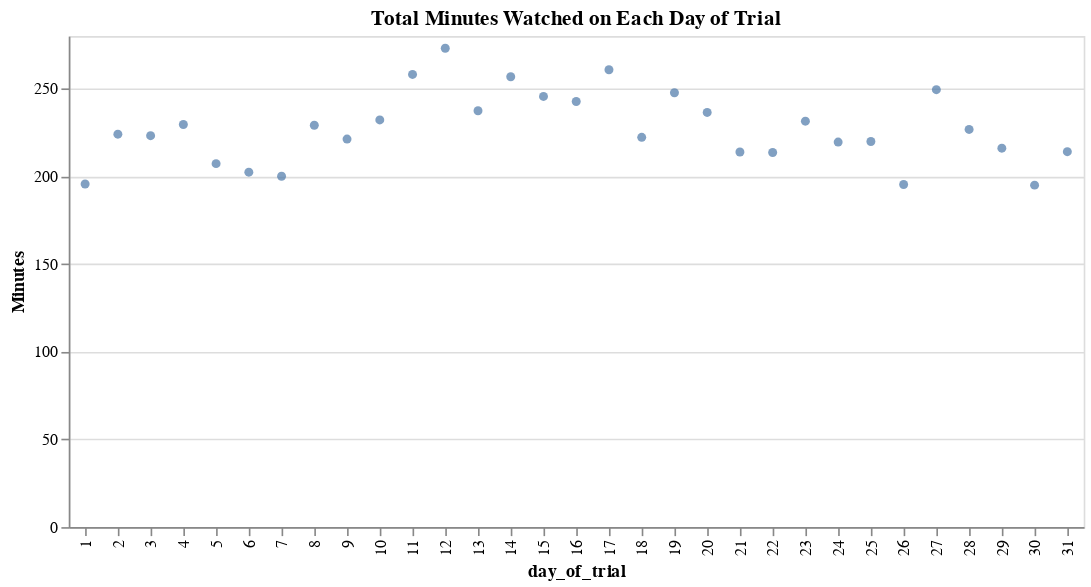

Here is the notebook cell this chart was saved with:
### Code cell
altair.Chart(
    viz_df,
    title="Total Minutes Watched on Each Day of Trial")\
    .mark_circle()\
    .encode(
        x=altair.X("day_of_trial:O"),
        y=altair.Y("sum:Q", title="Minutes"),
    )

### Figure 1 — Vega-Lite specification as saved in the notebook (floating-point values rounded to 4 significant figures)
{"config": {"view": {"continuousWidth": 400, "continuousHeight": 300}}, "data": {"name": "data-33639405e4c1b647a6b46179c11c6cdd"}, "mark": "circle", "encoding": {"x": {"field": "day_of_trial", "type": "ordinal"}, "y": {"field": "sum", "title": "Minutes", "type": "quantitative"}}, "title": "Total Minutes Watched on Each Day of Trial", "$schema": "https://vega.github.io/schema/vega-lite/v4.17.0.json", "datasets": {"data-33639405e4c1b647a6b46179c11c6cdd": [{"day_of_trial": 1, "sum": 195.6}, {"day_of_trial": 2, "sum": 224.0}, {"day_of_trial": 3, "sum": 223.2}, {"day_of_trial": 4, "sum": 229.6}, {"day_of_trial": 5, "sum": 207.2}, {"day_of_trial": 6, "sum": 202.4}, {"day_of_trial": 7, "sum": 200.0}, {"day_of_trial": 8, "sum": 229.1}, {"day_of_trial": 9, "sum": 221.2}, {"day_of_trial": 10, "sum": 232.1}, {"day_of_trial": 11, "sum": 258.1}, {"day_of_trial": 12, "sum": 273.0}, {"day_of_trial": 13, "sum": 237.4}, {"day_of_trial": 14, "sum": 256.8}, {"day_of_trial": 15, "sum": 245.6}, {"day_of_trial": 16, "sum": 242.7}, {"day_of_trial": 17, "sum": 260.8}, {"day_of_trial": 18, "sum": 222.2}, {"day_of_trial": 19, "sum": 247.6}, {"day_of_trial": 20, "sum": 236.4}, {"day_of_trial": 21, "sum": 213.9}, {"day_of_trial": 22, "sum": 213.6}, {"day_of_trial": 23, "sum": 231.5}, {"day_of_trial": 24, "sum": 219.5}, {"day_of_trial": 25, "sum": 219.8}, {"day_of_trial": 26, "sum": 195.4}, {"day_of_trial": 27, "sum": 249.4}, {"day_of_trial": 28, "sum": 226.7}, {"day_of_trial": 29, "sum": 216.1}, {"day_of_trial": 30, "sum": 195.0}, {"day_of_trial": 31, "sum": 214.0}]}}
